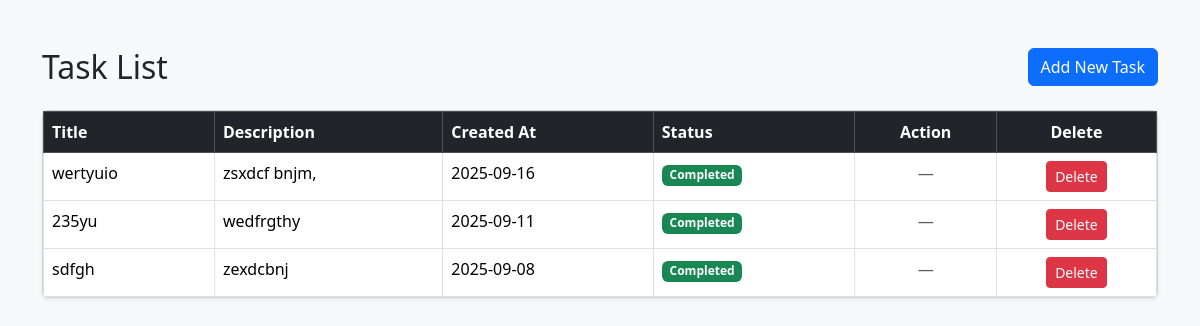
/, run on an earlier commit of the app's database.
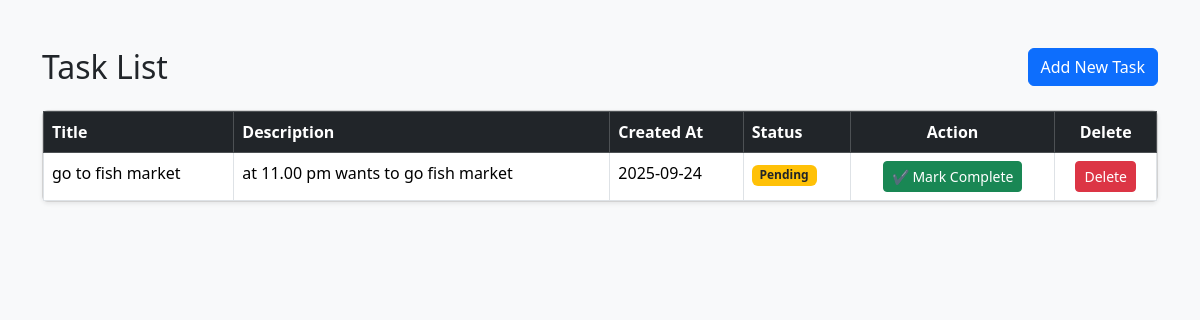
And on a later commit of the database.
### tasks/models.py (models this page shows, shortened)
class Task(models.Model):
    title = models.CharField(max_length=200)
    description = models.TextField()
    created_at = models.DateTimeField(auto_now_add=True)
    complete_task = models.BooleanField(default=False)
    due_date = models.DateField(null=True, blank=True)

### tasks/views.py (the view)
# urls.py: path('', views.task_list, name='task_list'),
def task_list(request):
    tasks = Task.objects.all().order_by('-created_at')
    return render(request, 'task_list.html', {'tasks': tasks})

### template/task_list.html (shortened to what this page needs)
<!DOCTYPE html>
<html lang="en">
<head>
    <link href="https://cdn.jsdelivr.net/npm/bootstrap@5.3.2/dist/css/bootstrap.min.css" rel="stylesheet">
</head>
<body class="bg-light">
<div class="container mt-5">
    <div class="d-flex justify-content-between align-items-center mb-4">
        <h2 class="mb-0">Task List</h2>
        <a href="{% url 'addtask_view' %}" class="btn btn-primary"> Add New Task</a>
    </div>
    <div class="card shadow-sm">
        <div class="card-body p-0">
            <table class="table table-hover table-bordered mb-0">
                <thead class="table-dark">
                    <tr>
                        <th>Title</th>
                        <th>Description</th>
                        <th>Created At</th>
                        <th>Status</th>
                        <th class="text-center">Action</th>
                        <th class="text-center">Delete</th>
                    </tr>
                </thead>
                <tbody>
                {% for task in tasks %}
                    <tr>
                        <td>{{ task.title }}</td>
                        <td>{{ task.description }}</td>
                        <td>{{ task.created_at|date:"Y-m-d" }}</td>
                        <td>
                            {% if task.complete_task %}
                                <span class="badge bg-success">Completed</span>
                            {% else %}
                                <span class="badge bg-warning text-dark">Pending</span>
                            {% endif %}
                        </td>
                        <td class="text-center">
                            {% if not task.complete_task %}
                                <a href="{% url 'complete_task' task.id %}" class="btn btn-sm btn-success">✔ Mark Complete</a>
                            {% else %}
                                <span class="text-muted">—</span>
                            {% endif %}
                        </td>
                        <td class="text-center">
                            <a href="{% url 'delete_task' task.id %}" class="btn btn-sm btn-danger"
                                onclick="return confirm('Are you sure you want to delete this task?');">
                                Delete
                            </a>
                        </td>
                    </tr>
                {% empty %}
                    <tr>
                        <td colspan="6" class="text-center text-muted">No tasks found.</td>
                    </tr>
                {% endfor %}
                </tbody>
            </table>
        </div>
    </div>
</div>
</body>
</html>

What changed in the data, as far as the page shows it:
removed Task: title "wertyuio", description "zsxdcf bnjm,", created_at "2025-09-16", complete_task "Completed"
removed Task: title "235yu", description "wedfrgthy", created_at "2025-09-11", complete_task "Completed"
removed Task: title "sdfgh", description "zexdcbnj", created_at "2025-09-08", complete_task "Completed"
added Task: title "go to fish market", description "at 11.00 pm wants to go fish market", created_at "2025-09-24", complete_task "Pending"
